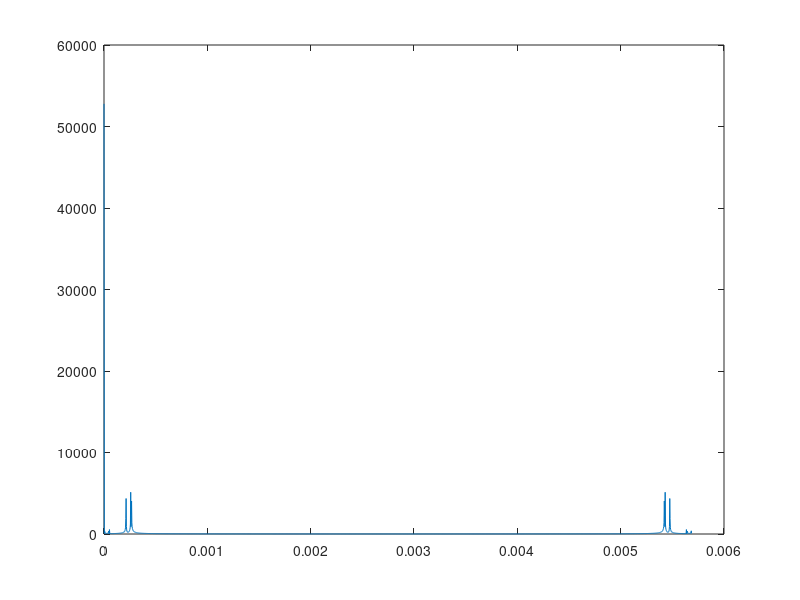

This figure's MATLAB source:
zs = 200e-6 + rand(1,3)*10^(-4);%or you could use the function rand()
%zs=200e-6;
%It's a vector of a mirror with distance
%Then specify the position of the reference mirror:

zr = 0;
E0=1
%Then, for each mirror, you need to calculate the complex amplitude at the detector, of the field reflected by that mirror.

kvec = linspace( 2*pi/(1300e-9+150e-9), 2*pi/(1300e-9-150e-9), 2048);%vector of wave numbers
Esc = zeros(size(kvec));%scattered field
Er = zeros(size(kvec));%reference field

for ik=1:numel(kvec)    
        Esc(ik) = E0/sqrt(2)*sum(exp(-1i* kvec(ik) * 2 * zs));
end

for ik=1:numel(kvec)    
        Er(ik) = 10*E0/sqrt(2)*exp(-1i* kvec(ik) * zr);
end

       Ik = 1/2*abs((Esc+Er).^2); %spectral interferogram
       A = fft(Ik); %make sure you read the OCT book so that all of this is understandable

zbar = (0:(numel(A)-1))/numel(A)/diff(kvec(900:901)/2/pi)/2;
plot(zbar,abs(A))